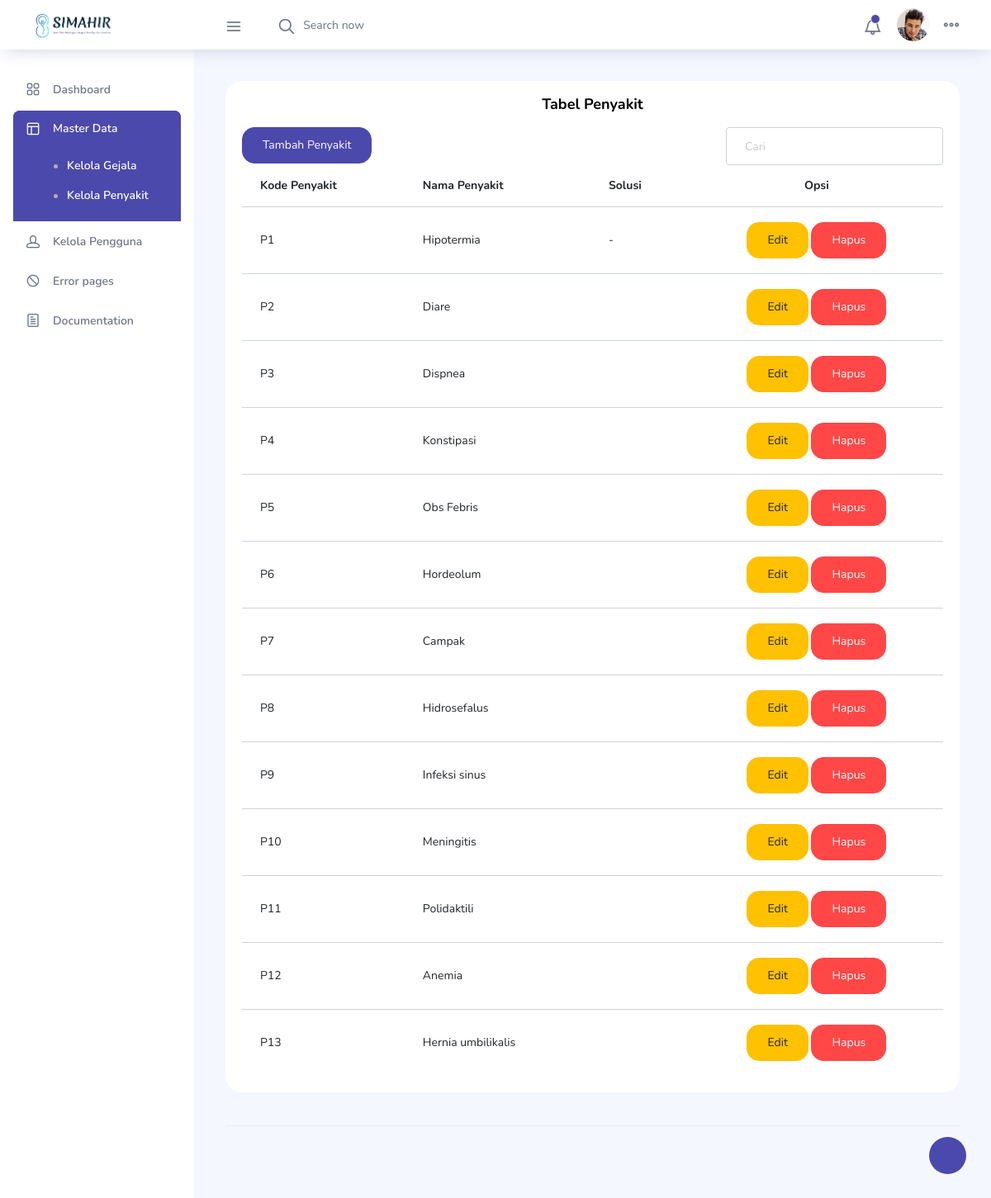
Page /view/tb_penyakit.php (signed in) on the committed database.
### tables this page shows
CREATE TABLE `tb_penyakit`  (
  `id` int(11) NOT NULL AUTO_INCREMENT,
  `kode_penyakit` varchar(4) NOT NULL,
  `nama_penyakit` varchar(50) NOT NULL,
  `pengertian` text NULL,
  `solusi` text NOT NULL,
  PRIMARY KEY (`id`) USING BTREE
);

### class/koneksi.php (called while the page is built, shortened)
<?php
    class koneksi{
        public function __construct($con){
            $this->db=$con;
        }
    }
?>

### class/class_penyakit.php (the view, shortened to what this page needs)
<?php
require_once 'koneksi.php';
class penyakit extends koneksi
{
?>
            <?php
    public function Tampilpenyakit($query)
    {
        $query = $this->db->prepare($query);
        $query->execute();
        while ($row = $query->fetch(PDO::FETCH_ASSOC)) {
            ?>
            <tr>
                <td><?php echo "{$row['kode_penyakit']}"; ?></td>
                <td><?php echo "{$row['nama_penyakit']}"; ?></td>
                <td><?php echo "{$row['solusi']}"; ?></td>
                <td>
                    <center>
                        <a href="../view/tb_penyakit_edit.php?id=<?php echo $row['id'] ?>" class='btn btn-warning'><span class='bi bi-pen'></span>Edit</a>
                        <a class="hapus_penyakit btn btn-danger" id="<?php echo $row['id'] ?>">Hapus</a>
                    </center>
                </td>
            </tr>
<?php
        }
    }
}

### rows in the picture
tb_penyakit: kode_penyakit "P1", nama_penyakit "Hipotermia", solusi "-"
tb_penyakit: kode_penyakit "P2", nama_penyakit "Diare"
tb_penyakit: kode_penyakit "P3", nama_penyakit "Dispnea"
tb_penyakit: kode_penyakit "P4", nama_penyakit "Konstipasi"
tb_penyakit: kode_penyakit "P5", nama_penyakit "Obs Febris"
tb_penyakit: kode_penyakit "P6", nama_penyakit "Hordeolum"
tb_penyakit: kode_penyakit "P7", nama_penyakit "Campak"
tb_penyakit: kode_penyakit "P8", nama_penyakit "Hidrosefalus"
tb_penyakit: kode_penyakit "P9", nama_penyakit "Infeksi sinus"
tb_penyakit: kode_penyakit "P10", nama_penyakit "Meningitis"
tb_penyakit: kode_penyakit "P11", nama_penyakit "Polidaktili"
tb_penyakit: kode_penyakit "P12", nama_penyakit "Anemia"
tb_penyakit: kode_penyakit "P13", nama_penyakit "Hernia umbilikalis"
